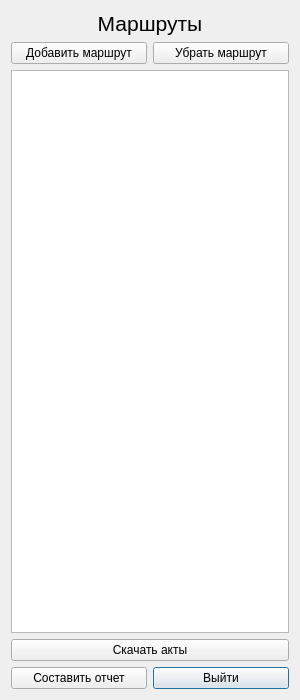
<?xml version="1.0" encoding="UTF-8"?>
<ui version="4.0">
 <class>MakeAct</class>
 <widget class="QDialog" name="MakeAct">
  <property name="geometry">
   <rect>
    <x>0</x>
    <y>0</y>
    <width>300</width>
    <height>700</height>
   </rect>
  </property>
  <property name="windowTitle">
   <string>Dialog</string>
  </property>
  <layout class="QGridLayout" name="gridLayout">
   <item row="4" column="1">
    <widget class="QPushButton" name="exit">
     <property name="text">
      <string>Выйти</string>
     </property>
    </widget>
   </item>
   <item row="0" column="0" colspan="2">
    <widget class="QLabel" name="label">
     <property name="text">
      <string>&lt;html&gt;&lt;head/&gt;&lt;body&gt;&lt;p align=&quot;center&quot;&gt;&lt;span style=&quot; font-size:16pt;&quot;&gt;Маршруты&lt;/span&gt;&lt;/p&gt;&lt;/body&gt;&lt;/html&gt;</string>
     </property>
    </widget>
   </item>
   <item row="4" column="0">
    <widget class="QPushButton" name="makeReport">
     <property name="text">
      <string>Составить отчет</string>
     </property>
    </widget>
   </item>
   <item row="2" column="0" colspan="2">
    <widget class="QListWidget" name="routeList">
     <property name="styleSheet">
      <string notr="true">font: 14pt &quot;Calibri&quot;;</string>
     </property>
    </widget>
   </item>
   <item row="3" column="0" colspan="2">
    <widget class="QPushButton" name="downloadActs">
     <property name="text">
      <string>Скачать акты</string>
     </property>
    </widget>
   </item>
   <item row="1" column="0">
    <widget class="QPushButton" name="addRoute">
     <property name="text">
      <string>Добавить маршрут</string>
     </property>
    </widget>
   </item>
   <item row="1" column="1">
    <widget class="QPushButton" name="removeRoute">
     <property name="text">
      <string>Убрать маршрут</string>
     </property>
    </widget>
   </item>
  </layout>
 </widget>
 <resources/>
 <connections/>
</ui>
